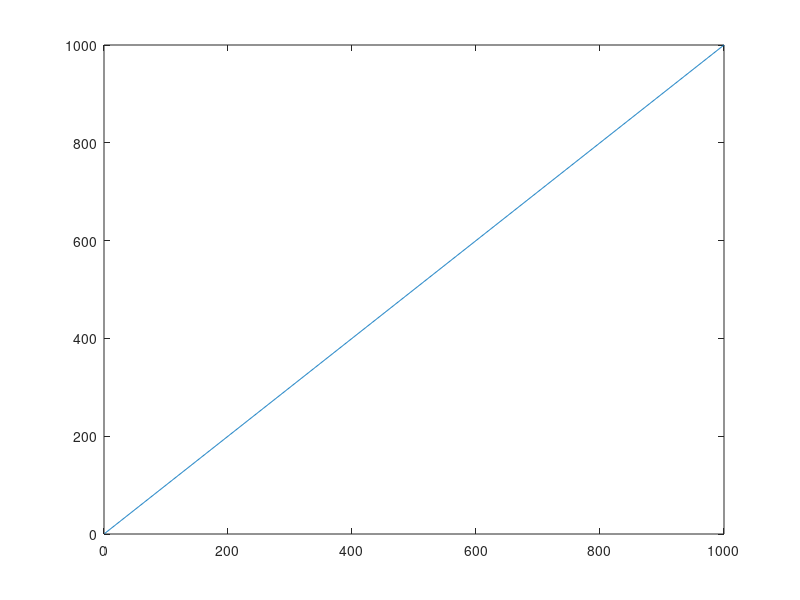

MATLAB code to generate this figure:
function test1
global gN;
global gT;
global gDelT;
global gRx;
gN=0;
gT=0;
gDelT=1.0;
gRx=zeros(1000);
gT=zeros(1000);

initialize1;
trajectory1;
plot1;
return

%------------------------------------------------------------
%------------------------------------------------------------
%------------------------------------------------------------
function initialize1
global gN;
global gT;
global gDelT;
global gRx;
global gRx_Start;
global gVx;

for gN=1:1000
    gT(gN) = gN*gDelT;
end

gRx_Start = 0;
gVx = 1.0;
%------------------------------------------------------------
%------------------------------------------------------------
%------------------------------------------------------------
function trajectory1
global gN;
global gT;
global gDelT;
global gRx;
global gRx_Start;
global gVx;

for gN=1:1000
    gRx(gN) = gRx_Start + gT(gN)*gVx;
end

%------------------------------------------------------------
%------------------------------------------------------------
%------------------------------------------------------------
function plot1
global gN;
global gT;
global gDelT;
global gRx;

plot(gT,gRx)

